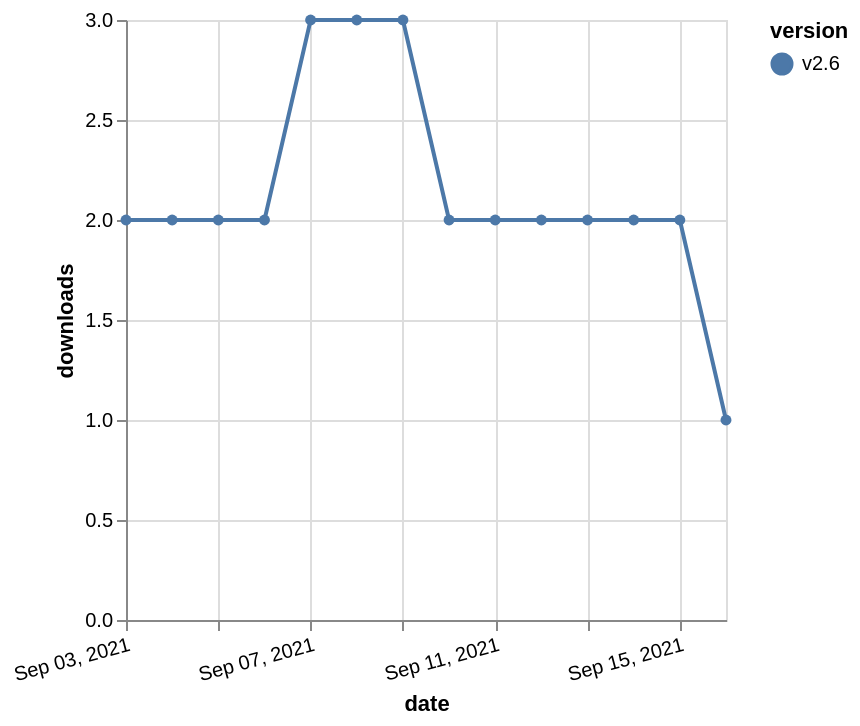

Write the Vega-Lite specification saved for this chart.
### Vega-Lite specification from a JSON file in a GitHub repository (floating-point values rounded to 4 significant figures)
{"$schema": "https://vega.github.io/schema/vega-lite/v5.json", "description": "A simple bar chart with embedded data.", "data": {"values": [{"date": "2021-09-03", "total": 2641, "delta": 2, "version": "v2.6"}, {"date": "2021-09-04", "total": 2643, "delta": 2, "version": "v2.6"}, {"date": "2021-09-05", "total": 2645, "delta": 2, "version": "v2.6"}, {"date": "2021-09-06", "total": 2647, "delta": 2, "version": "v2.6"}, {"date": "2021-09-07", "total": 2650, "delta": 3, "version": "v2.6"}, {"date": "2021-09-08", "total": 2653, "delta": 3, "version": "v2.6"}, {"date": "2021-09-09", "total": 2656, "delta": 3, "version": "v2.6"}, {"date": "2021-09-10", "total": 2658, "delta": 2, "version": "v2.6"}, {"date": "2021-09-11", "total": 2660, "delta": 2, "version": "v2.6"}, {"date": "2021-09-12", "total": 2662, "delta": 2, "version": "v2.6"}, {"date": "2021-09-13", "total": 2664, "delta": 2, "version": "v2.6"}, {"date": "2021-09-14", "total": 2666, "delta": 2, "version": "v2.6"}, {"date": "2021-09-15", "total": 2668, "delta": 2, "version": "v2.6"}, {"date": "2021-09-16", "total": 2669, "delta": 1, "version": "v2.6"}]}, "width": "container", "mark": {"type": "line", "point": {"filled": true}}, "encoding": {"x": {"field": "date", "type": "temporal", "timeUnit": "yearmonthdate", "title": "date", "axis": {"labelAngle": -15}}, "y": {"field": "delta", "type": "quantitative", "title": "downloads"}, "color": {"field": "version", "type": "nominal"}, "tooltip": {"field": "delta"}}}
